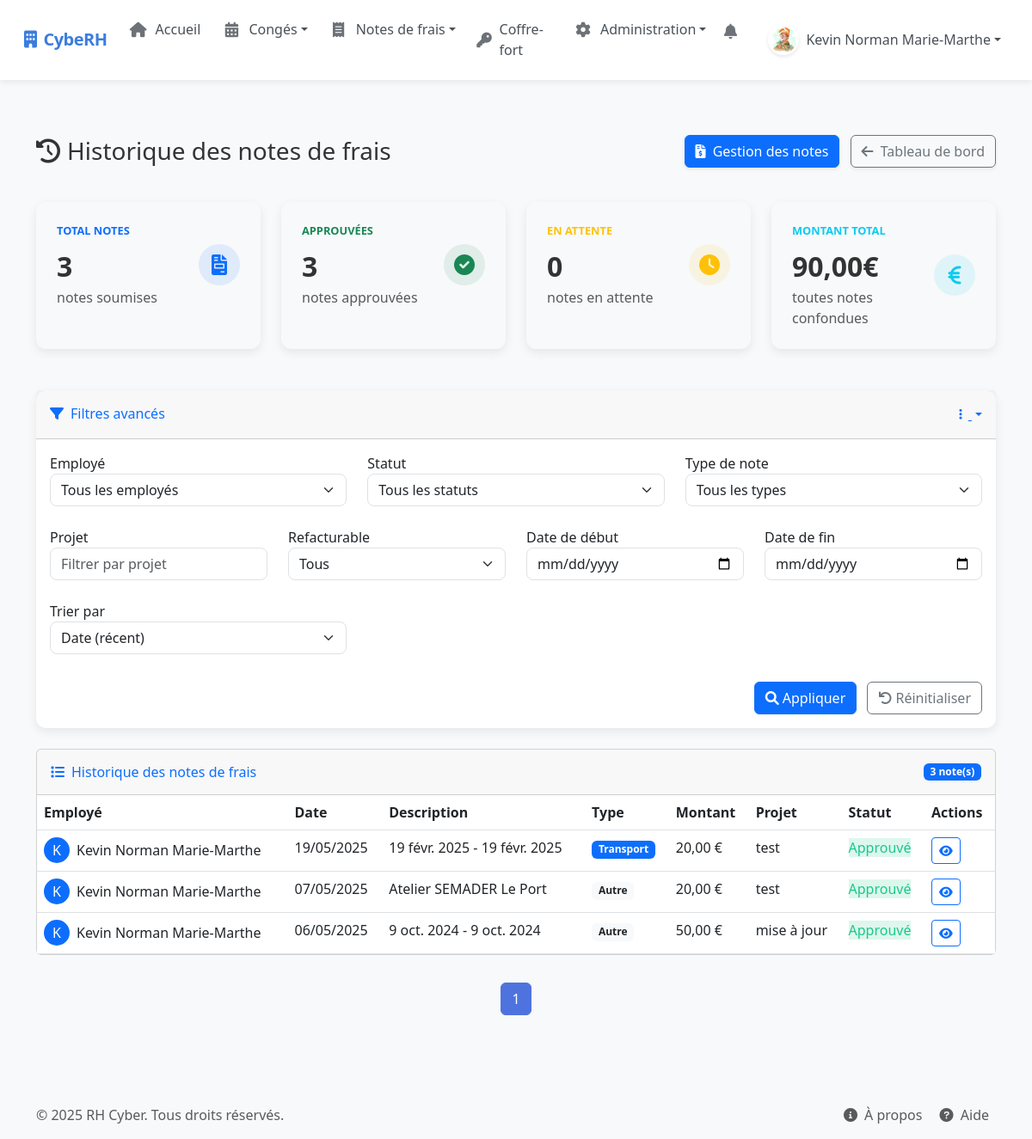
Page /admin-expense-history/ (signed in) on the earlier database version.
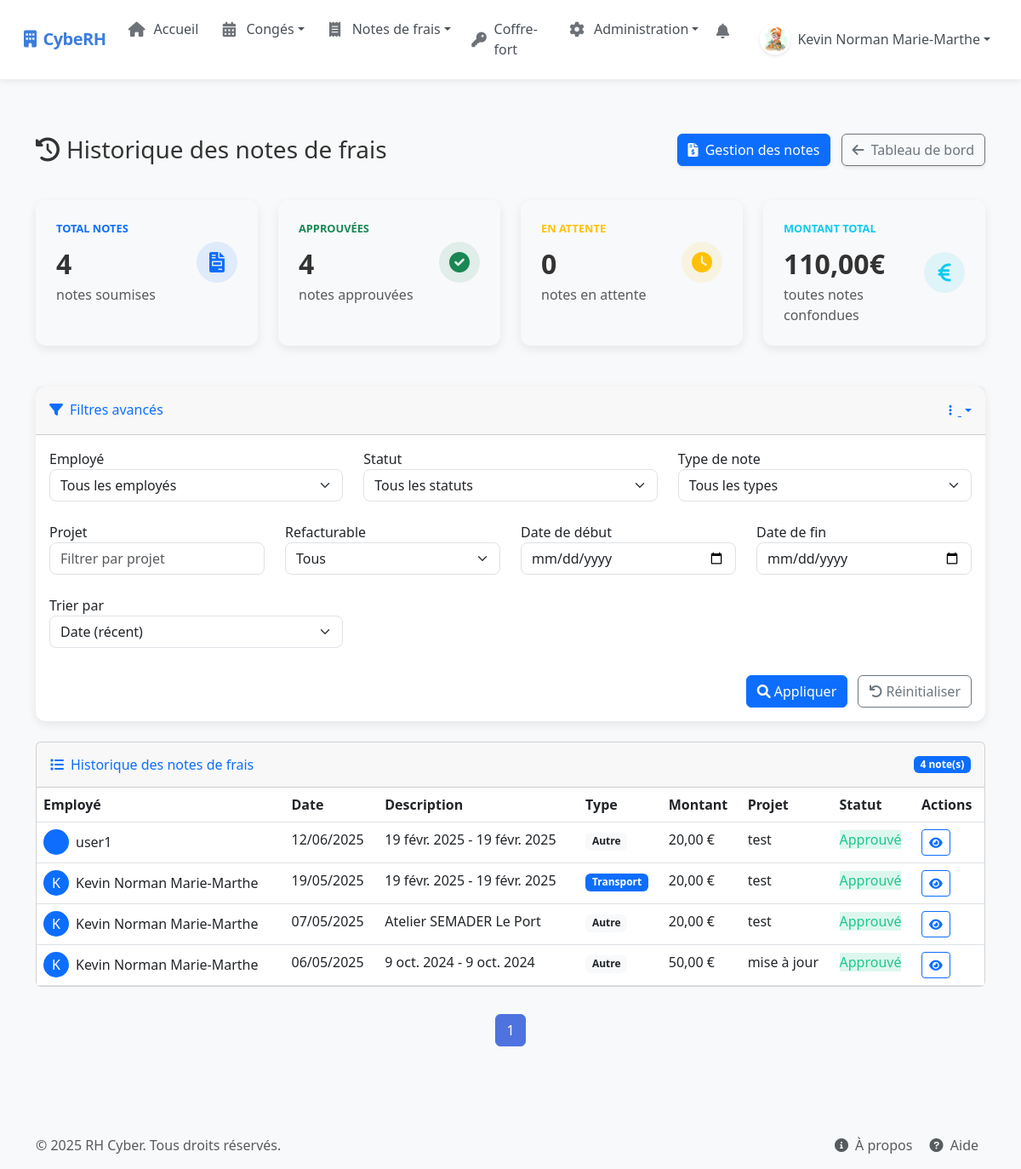
Same page on the later database version.
### rh_management/models.py (models this page shows, shortened)
class ExpenseReport(models.Model):
    STATUS_CHOICES = (
        ('pending', 'En attente'),
        ('approved', 'Approuvé'),
        ('rejected', 'Refusé')
    )
    EXPENSE_TYPE_CHOICES = (
        ('transport', 'Transport'),
        ('meal', 'Repas'),
        ('accommodation', 'Hébergement'),
        ('supplies', 'Fournitures'),
        ('communication', 'Communication'),
        ('representation', 'Frais de représentation'),
        ('other', 'Autre')
    )
    user = models.ForeignKey(User, on_delete=models.CASCADE, related_name='expense_reports')
    date = models.DateField()
    description = models.CharField(max_length=255)
    amount = models.DecimalField(max_digits=10, decimal_places=2)
    vat = models.DecimalField(max_digits=5, decimal_places=2, default=0)
    expense_type = models.CharField(max_length=20, choices=EXPENSE_TYPE_CHOICES, default='other')
    project = models.CharField(max_length=100, blank=True, null=True)  # Rendu optionnel
    location = models.CharField(max_length=100, blank=True, null=True)  # Rendu optionnel
    receipt = models.FileField(upload_to='expense_receipts/', blank=True, null=True)  # Pour le champ du formulaire
    attachment = models.FileField(upload_to='expense_attachments/', blank=True, null=True)  # Rendu optionnel
    status = models.CharField(max_length=10, choices=STATUS_CHOICES, default='pending')
    created_at = models.DateTimeField(auto_now_add=True)
    updated_at = models.DateTimeField(auto_now=True)
    refacturable = models.BooleanField(default=False)
    comment = models.TextField(blank=True, null=True)  # Pour les commentaires d'approbation/rejet
    class Meta:
        ordering = ['-created_at']

### rh_management/views/expense_views.py (the view)
# urls.py: path("admin-expense-history/", admin_expense_history, name="admin_expense_history"),  # Historique admin des notes de frais
@login_required
@user_is_hr_or_admin
def admin_expense_history(request):
    status = request.GET.get('status', '')
    expense_type = request.GET.get('expense_type', '')
    user_id = request.GET.get('user', '')
    project = request.GET.get('project', '')
    start_date = request.GET.get('start_date', '')
    end_date = request.GET.get('end_date', '')
    refacturable = request.GET.get('refacturable', '')
    sort_by = request.GET.get('sort_by', '-date')  # Par défaut, tri par date décroissante
    queryset = ExpenseReport.objects.all()
    if status:
        queryset = queryset.filter(status=status)
    if expense_type:
        queryset = queryset.filter(expense_type=expense_type)
    if user_id:
        queryset = queryset.filter(user_id=user_id)
    if project:
        queryset = queryset.filter(project__icontains=project)
    if start_date:
        queryset = queryset.filter(date__gte=start_date)
    if end_date:
        queryset = queryset.filter(date__lte=end_date)
    if refacturable:
        refacturable_bool = refacturable == '1'
        queryset = queryset.filter(refacturable=refacturable_bool)
    queryset = queryset.order_by(sort_by)
    query_params = []
    if status:
        query_params.append(f'status={status}')
    if expense_type:
        query_params.append(f'expense_type={expense_type}')
    if user_id:
        query_params.append(f'user={user_id}')
    if project:
        query_params.append(f'project={project}')
    if start_date:
        query_params.append(f'start_date={start_date}')
    if end_date:
        query_params.append(f'end_date={end_date}')
    if refacturable:
        query_params.append(f'refacturable={refacturable}')
    if sort_by != '-date':
        query_params.append(f'sort_by={sort_by}')
    query_string = '&'.join(query_params)
    stats = {
        'total_count': queryset.count(),
        'pending_count': queryset.filter(status='pending').count(),
        'approved_count': queryset.filter(status='approved').count(),
        'rejected_count': queryset.filter(status='rejected').count(),
        'total_amount': queryset.aggregate(Sum('amount'))['amount__sum'] or 0,
        'pending_amount': queryset.filter(status='pending').aggregate(Sum('amount'))['amount__sum'] or 0,
        'approved_amount': queryset.filter(status='approved').aggregate(Sum('amount'))['amount__sum'] or 0,
    }
    all_users = User.objects.all().order_by('first_name', 'last_name')
    paginator = Paginator(queryset, 10)  # 10 items par page
    page_number = request.GET.get('page', 1)
    expenses = paginator.get_page(page_number)
    context = {
        'expenses': expenses,
        'stats': stats,
        'filters': {
            'status': status,
            'expense_type': expense_type,
            'user_id': int(user_id) if user_id.isdigit() else None,
            'project': project,
            'start_date': start_date,
            'end_date': end_date,
            'refacturable': refacturable,
            'sort_by': sort_by,
            'query_string': query_string
        },
        'all_users': all_users
    }
    return render(request, 'rh_management/admin_expense_history.html', context)

### rh_management/templatetags/custom_filters.py (called while the page is built)
@register.filter
def multiply(value, arg):
    try:
        return float(value) * float(arg)
    except (ValueError, TypeError):
        return 0

@register.filter
def divide(value, arg):
    try:
        arg = float(arg)
        if arg == 0:
            return 0
        return float(value) / arg
    except (ValueError, TypeError):
        return 0

### rh_management/views/permissions.py (called while the page is built)
def user_is_hr_or_admin(view_func):
    @wraps(view_func)
    def _wrapped_view(request, *args, **kwargs):
        is_admin = request.user.is_staff or request.user.is_superuser
        is_hr = request.user.groups.filter(name='RH').exists()
        if is_admin or is_hr:
            return view_func(request, *args, **kwargs)
        else:
            messages.error(request, "Vous n'avez pas les permissions nécessaires pour accéder à cette page.")
            return redirect('dashboard')
    return _wrapped_view

### templates/rh_management/admin_expense_history.html (shortened to what the changed rows need)
{% extends "base.html" %}
{% load custom_filters %}
{% block content %}
<div class="container py-4">
    <div class="d-sm-flex align-items-center justify-content-between history-header">
        <h1 class="h3 mb-0 text-gray-800"><i class="fas fa-history me-2"></i>Historique des notes de frais</h1>
    </div>
    <div class="row mb-4">
        <div class="col-xl-3 col-md-6 mb-4">
            <div class="stats-card animate-fade-in-up" style="animation-delay: 0.1s;">
                <div class="card-body">
                    <div class="row no-gutters align-items-center">
                        <div class="col mr-2">
                            <div class="stats-header text-primary">TOTAL NOTES</div>
                            <div class="stats-value">{{ stats.total_count }}</div>
                            <div class="text-xs text-muted">notes soumises</div>
                        </div>
                    </div>
                </div>
            </div>
        </div>
        <div class="col-xl-3 col-md-6 mb-4">
            <div class="stats-card animate-fade-in-up" style="animation-delay: 0.2s;">
                <div class="card-body">
                    <div class="row no-gutters align-items-center">
                        <div class="col mr-2">
                            <div class="stats-header text-success">APPROUVÉES</div>
                            <div class="stats-value">{{ stats.approved_count }}</div>
                            <div class="text-xs text-muted">notes approuvées</div>
                        </div>
                    </div>
                </div>
            </div>
        </div>
        <div class="col-xl-3 col-md-6 mb-4">
            <div class="stats-card animate-fade-in-up" style="animation-delay: 0.4s;">
                <div class="card-body">
                    <div class="row no-gutters align-items-center">
                        <div class="col mr-2">
                            <div class="stats-header text-info">MONTANT TOTAL</div>
                            <div class="stats-value">{{ stats.total_amount|floatformat:2 }}€</div>
                            <div class="text-xs text-muted">toutes notes confondues</div>
                        </div>
                    </div>
                </div>
            </div>
        </div>
    </div>
    {% if expenses %}
        <div class="card mb-4 animate-fade-in-up" style="animation-delay: 0.6s;">
            <div class="card-header py-3 d-flex flex-row align-items-center justify-content-between">
                <h6 class="m-0 font-weight-bold text-primary"><i class="fas fa-list me-2"></i>Historique des notes de frais</h6>
                <span class="badge bg-primary">{{ expenses.paginator.count }} note(s)</span>
            </div>
            <div class="card-body p-0">
                <div class="table-responsive">
                    <table class="table table-hover mb-0">
                        <thead class="bg-light">
                            <tr>
                                <th>Employé</th>
                                <th>Date</th>
                                <th>Description</th>
                                <th>Type</th>
                                <th>Montant</th>
                                <th>Projet</th>
                                <th>Statut</th>
                                <th>Actions</th>
                            </tr>
                        </thead>
                        <tbody>
                            {% for expense in expenses %}
                            <tr>
                                <td>
                                    <div class="d-flex align-items-center">
                                        {% if expense.user.profile.picture %}
                                            <img src="{{ expense.user.profile.picture.url }}" class="rounded-circle me-2" width="30" height="30" alt="{{ expense.user.username }}">
                                        {% else %}
                                            <div class="rounded-circle me-2 bg-primary text-white d-flex align-items-center justify-content-center" style="width:30px;height:30px">{{ expense.user.first_name|first|upper }}</div>
                                        {% endif %}
                                        <div>{{ expense.user.get_full_name|default:expense.user.username }}</div>
                                    </div>
                                </td>
                                <td>{{ expense.date|date:"d/m/Y" }}</td>
                                <td>{{ expense.description|truncatechars:30 }}</td>
                                <td>
                                    {% if expense.expense_type == 'meal' %}
                                    <span class="badge bg-info">Repas</span>
                                    {% elif expense.expense_type == 'transport' %}
                                    <span class="badge bg-primary">Transport</span>
                                    {% elif expense.expense_type == 'hotel' %}
                                    <span class="badge bg-secondary">Hôtel</span>
                                    {% elif expense.expense_type == 'fuel' %}
                                    <span class="badge bg-dark">Carburant</span>
                                    {% else %}
                                    <span class="badge bg-light text-dark">Autre</span>
                                    {% endif %}
                                </td>
                                <td>{{ expense.amount|floatformat:2 }} €</td>
                                <td>{{ expense.project|default:"-"|truncatechars:15 }}</td>
                                <td>
                                    {% if expense.status == 'pending' %}
                                    <span class="status-badge status-pending">En attente</span>
                                    {% elif expense.status == 'approved' %}
                                    <span class="status-badge status-approved">Approuvé</span>
                                    {% elif expense.status == 'rejected' %}
                                    <span class="status-badge status-rejected">Refusé</span>
                                    {% endif %}
                                </td>
                                <td>
                                    <button class="btn btn-sm btn-outline-primary view-details" data-bs-toggle="modal" data-bs-target="#expenseModal{{ expense.id }}">
                                        <i class="fas fa-eye"></i>
                                    </button>
                                </td>
                            </tr>
                            {% endfor %}
                        </tbody>
                    </table>
                </div>
            </div>
        </div>
        <div class="pagination-container">
            <ul class="pagination">
                {% for i in expenses.paginator.page_range %}
                    {% if expenses.number == i %}
                        <li class="page-item active"><a class="page-link" href="#">{{ i }}</a></li>
                    {% elif i > expenses.number|add:'-3' and i < expenses.number|add:'3' %}
                        <li class="page-item">
                            <a class="page-link" href="?page={{ i }}{% if filters.query_string %}&{{ filters.query_string }}{% endif %}">{{ i }}</a>
                        </li>
                    {% endif %}
                {% endfor %}
            </ul>
        </div>
    {% endif %}
</div>
{% endblock %}

Differences in the rows shown:
added ExpenseReport: user.get_full_name "user1", date "12/06/2025", description "19 févr. 2025 - 19 févr. 2025", expense_type "Autre", amount "20,00", project "test", status "Approuvé"
Other differences:
{{ stats.total_count }}: "3" → "4"
{{ stats.approved_count }}: "3" → "4"
{{ stats.total_amount|floatformat:2 }}: "90,00" → "110,00"
{{ expenses.paginator.count }}: "3" → "4"
